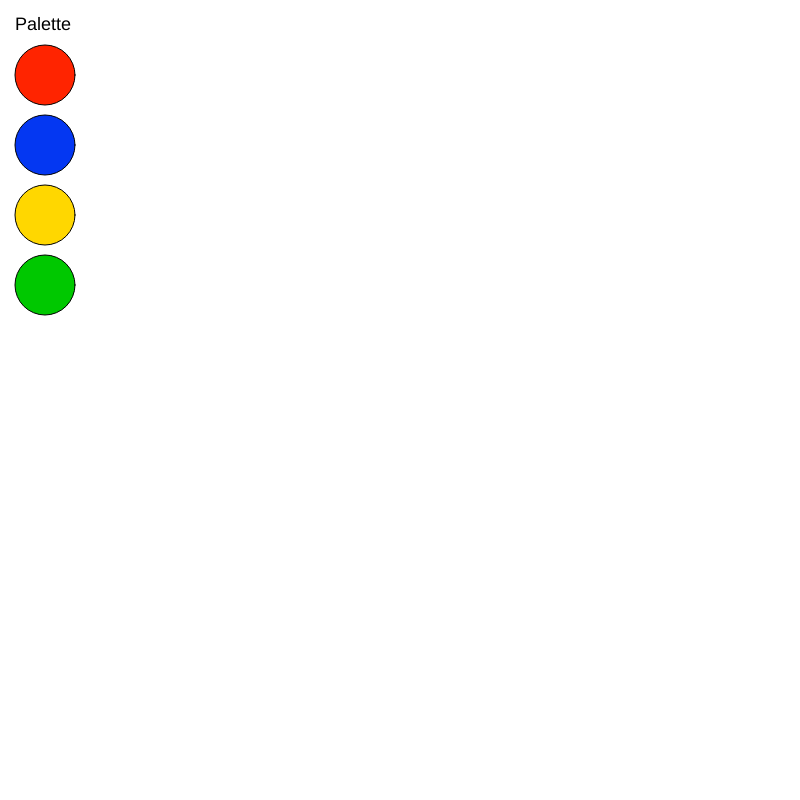
Frame 1 (no input)
Frame 60 (no input): identical to frame 1, image omitted
Frame 120 (the mouse pressed at the canvas centre since frame 60): identical to frame 1, image omitted

The p5.js sketch that drew this single still picture (run headless with seeded random() and noise() and a simulated clock; from frame 60 on, the mouse is pressed at the canvas centre):

// p5.js sketch
// ── sketch.js
function setup() {
  createCanvas(800, 800);
}

function draw() {
  background(255);
  labels();
  colors();
}

function labels(){
  textSize(18);
  fill(0);
  text("Palette",15,30);
}

function colors(){
  fill(255, 36, 0);
  circle(45,75,60);
  fill(4,55,242);
  circle(45,145,60);
  fill(255,215,0);
  circle(45,215,60);
  fill(0, 200, 0);
  circle(45,285,60);
  fill 
}
